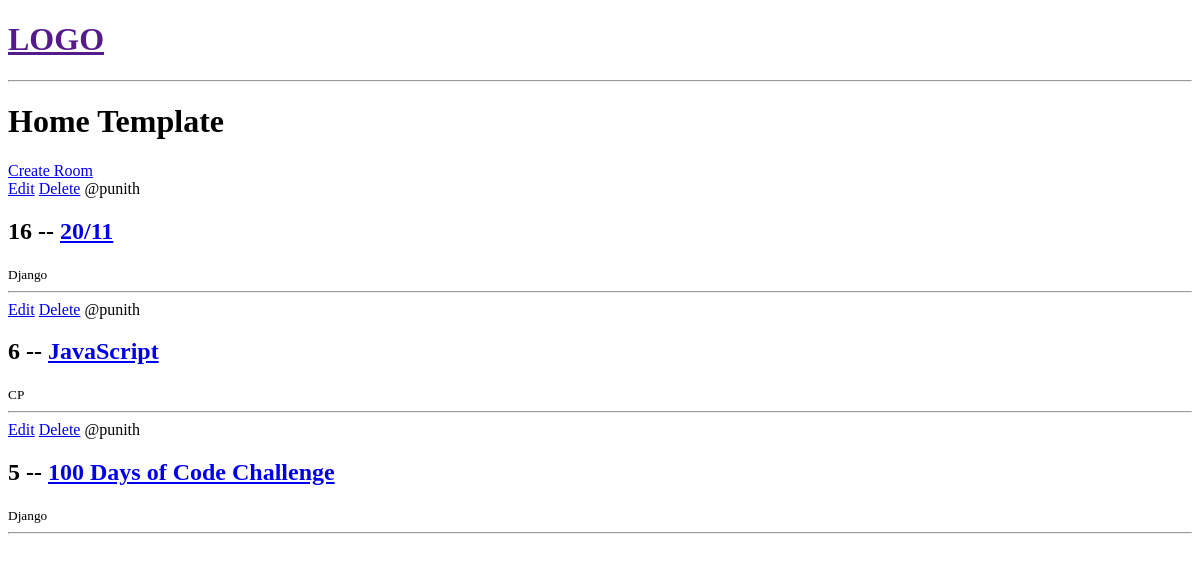
Before: / with the older database file.
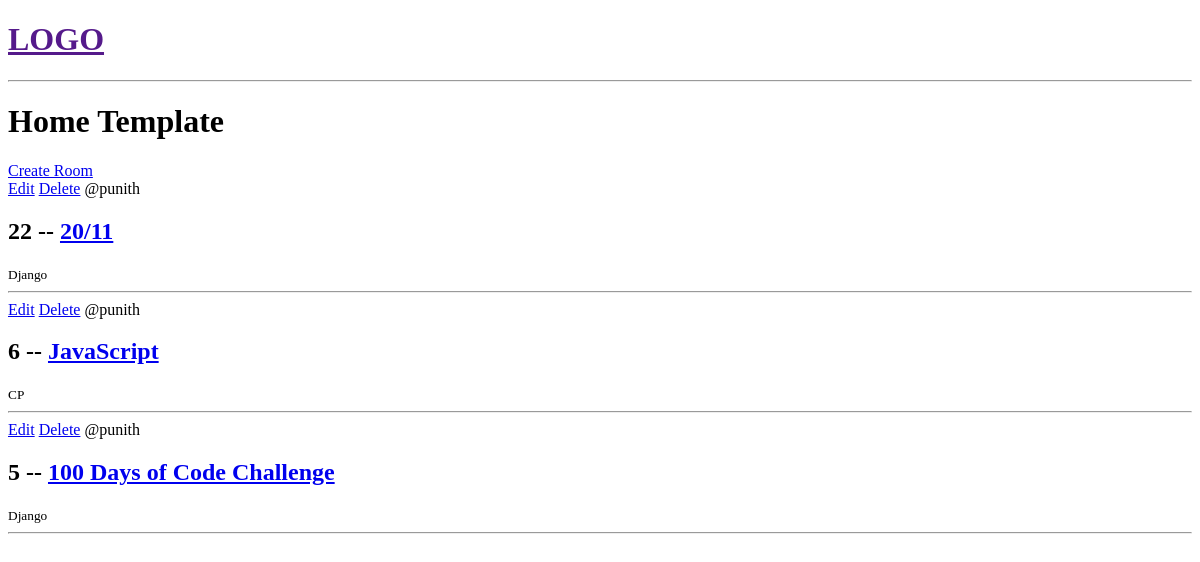
After: the same page with the newer database file.
### base/models.py (models this page shows, shortened)
class Room(models.Model):
    host = models.ForeignKey(User, on_delete=models.SET_NULL, null=True, blank=True)
    topic = models.ForeignKey(Topic, on_delete=models.SET_NULL, null=True, blank=True)
    name = models.CharField(max_length=200)
    description = models.TextField(null=True, blank=True)
    updated = models.DateTimeField(auto_now=True) # Updates the timestamp every time the object is saved
    created = models.DateTimeField(auto_now_add=True) # Sets the timestamp once when the object is created
    class Meta:
        ordering = ['-updated', '-created']
    def __str__(self):
        return self.name

class Topic(models.Model):
    name = models.CharField(max_length=200)

### base/views.py (the view)
# urls.py: path('', views.home, name = 'homeURL'),
def home(request):
    rooms = Room.objects.all()
    print("Rooms:", rooms)
    return render(request, 'base/home.html', {'rooms' : rooms})

### base/templates/base/home.html
{% extends 'main.html' %}
{% block content %}
<h1>Home Template</h1>
<div>
    <a href="{% url 'create-roomURL' %}">Create Room</a>
    {% for room in rooms %}
    <div>
        <a href="{% url 'update-roomURL' room.id %}">Edit</a>
        <a href="{% url 'delete-roomURL' room.id %}">Delete</a>
        <span>@{{room.host.username}}</span>
        <h2> {{room.id}} --
            <a href = "{% url 'roomURL' room.id %}">{{room.name}}</a>
        </h2>
        <small>{{room.topic.name}}</small>
        <hr>
    </div>
    {% endfor %}
</div>
{% endblock %}

### templates/main.html (shortened to what this page needs)
<!DOCTYPE html>
<html lang="en">
<head>
</head>
<body>
    {% include 'navbar.html' %}
    {% block content %}
    {% endblock %}
</body>
</html>

### templates/navbar.html
<a href="">
    <h1>LOGO</h1>
</a>
<hr>

Changed rows visible on the page:
removed Room: host.username "punith", id "16", name "20/11", topic.name "Django"
added Room: host.username "punith", id "22", name "20/11", topic.name "Django"
